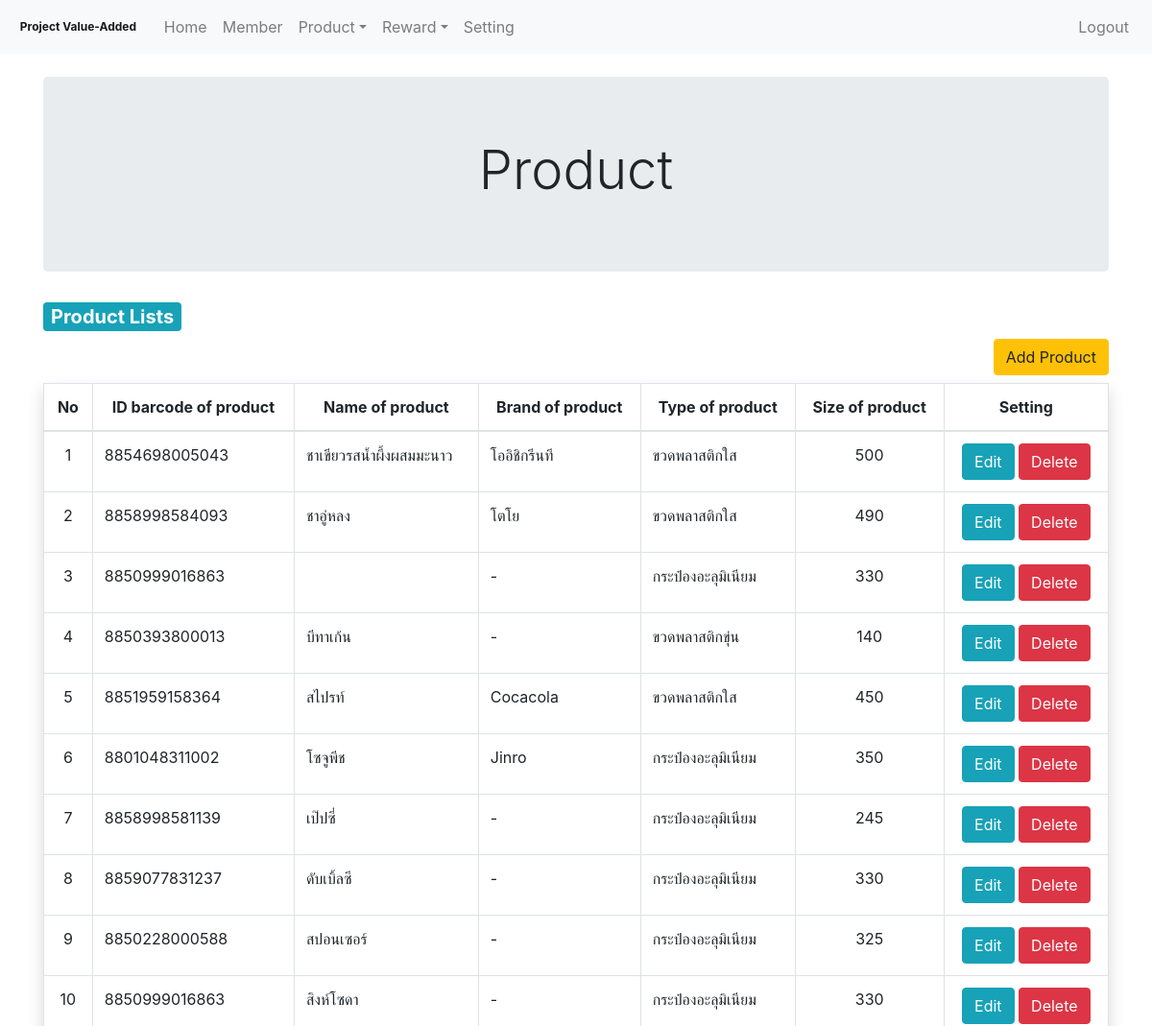
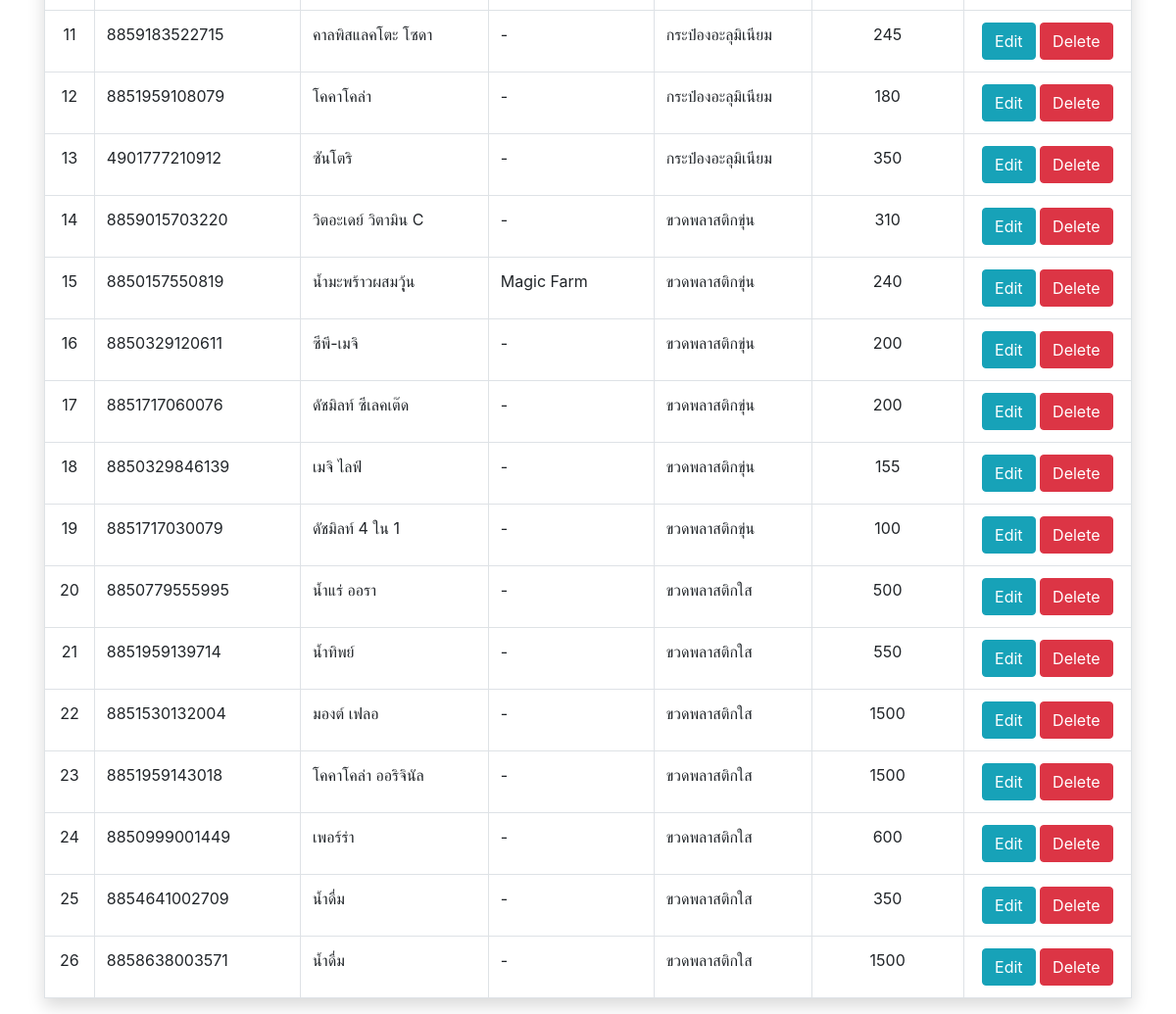
The page /Admin/product.php (signed in) on the database its author committed (2 pictures, top to bottom).
### tables this page shows
CREATE TABLE `product` (
  `id_product` int(20) NOT NULL COMMENT 'primary key',
  `id_barcode_product` varchar(13) NOT NULL,
  `name_product_thai` varchar(255) NOT NULL,
  `name_product_eng` varchar(50) NOT NULL,
  `brand_product` varchar(50) NOT NULL,
  `size_product` varchar(10) NOT NULL,
  `id_type_product` int(10) NOT NULL COMMENT 'foreign key'
);

CREATE TABLE `type_product` (
  `id_type_product` int(11) NOT NULL COMMENT 'primary key',
  `name_eng_type_product` varchar(255) NOT NULL,
  `name_th_type_product` varchar(255) NOT NULL,
  `point_of_type` int(5) NOT NULL
);

### Admin/product.php (called while the page is built, shortened)
<?php
include "./src/component/header.php";
include "./src/component/nev.php";
include "./src/views/product_modal.php";
include "./src/component/footage.php";

### Admin/src/models/product_fetch.php (called while the page is built, shortened)
<?php
require "./../Mysql/Connect.php";
$q_fetch_lists = "SELECT * FROM product INNER JOIN type_product ON product.id_type_product = type_product.id_type_product";
$result_fetch_lists = mysqli_query($dbcon, $q_fetch_lists);

### Admin/src/views/product_modal.php (the view, shortened to what this page needs)
<?php
require './src/models/product_fetch.php';
?>
<div class="container pt-4">
    <div class="row">
        <div class="col-12 text-center">
            <div class="jumbotron">
                <h1 class="display-4">Product</h1>
            </div>
        </div>
    </div>
    <div class="row">
        <div class="col-12">
            <h1 class="badge badge-info" style="font-size: 1.25em;">Product Lists</h1>
        </div>
        <div class="col-12 text-right mb-2">
            <button type="button" class="btn btn-warning" data-toggle="modal" data-target="#modal-product-add">
                Add Product
            </button>
        </div>
        <div class="col-12">
            <table class="table table-bordered shadow">
                <thead>
                    <tr class="text-center">
                        <th scope="col">No</th>
                        <th scope="col">ID barcode of product</th>
                        <th scope="col">Name of product</th>
                        <th scope="col">Brand of product</th>
                        <th scope="col">Type of product</th>
                        <th scope="col">Size of product</th>
                        <th scope="col">Setting</th>
                    </tr>
                </thead>
                <tbody>
                    <?php
                    $No = 0;
                    while ($lists_product = mysqli_fetch_assoc($result_fetch_lists)) {
                        $No = $No + 1;
                    ?>
                        <tr>
                            <td class="text-center"><?php echo ($No) ?></td>
                            <td scope="row"><?php echo $lists_product['id_barcode_product']; ?></td>
                            <td scope="row"><?php echo $lists_product['name_product_thai']; ?></td>
                            <td scope="row"><?php echo $lists_product['brand_product']; ?></td>
                            <td scope="row"><?php echo $lists_product['name_th_type_product']; ?></td>
                            <td scope="row" class="text-center"><?php echo $lists_product['size_product']; ?></td>
                            <td scope="row" class="text-center">
                                <button class="btn btn-info product_edit_modal" id="<?php echo $lists_product['id_product']; ?>">Edit</button>
                                <button class="btn btn-danger product_delete" id="<?php echo $lists_product['id_product']; ?>">Delete</button>
                            </td>
                        </tr>
                    <?php } ?>
                </tbody>
            </table>
        </div>
    </div>
</div>

### Admin/src/css/admin.css (style rules this page uses)
input, button, p { vertical-align: middle; }

### rows shown on the page
product: id_barcode_product "8854698005043", name_product_thai "ชาเขียวรสน้ำผึ้งผสมมะนาว", brand_product "โออิชิกรีนที", id_type_product.name_th_type_product "ขวดพลาสติกใส", size_product "500"
product: id_barcode_product "8858998584093", name_product_thai "ชาอู่หลง", brand_product "โตโย", id_type_product.name_th_type_product "ขวดพลาสติกใส", size_product "490"
product: id_barcode_product "8850999016863", brand_product "-", id_type_product.name_th_type_product "กระป๋องอะลุมิเนียม", size_product "330"
product: id_barcode_product "8850393800013", name_product_thai "บีทาเก้น", brand_product "-", id_type_product.name_th_type_product "ขวดพลาสติกขุ่น", size_product "140"
product: id_barcode_product "8851959158364", name_product_thai "สไปรท์", brand_product "Cocacola", id_type_product.name_th_type_product "ขวดพลาสติกใส", size_product "450"
product: id_barcode_product "8801048311002", name_product_thai "โซจูพีช", brand_product "Jinro", id_type_product.name_th_type_product "กระป๋องอะลุมิเนียม", size_product "350"
product: id_barcode_product "8858998581139", name_product_thai "เป๊ปซี่", brand_product "-", id_type_product.name_th_type_product "กระป๋องอะลุมิเนียม", size_product "245"
product: id_barcode_product "8859077831237", name_product_thai "ดับเบิ้ลซี", brand_product "-", id_type_product.name_th_type_product "กระป๋องอะลุมิเนียม", size_product "330"
product: id_barcode_product "8850228000588", name_product_thai "สปอนเซอร์", brand_product "-", id_type_product.name_th_type_product "กระป๋องอะลุมิเนียม", size_product "325"
product: id_barcode_product "8850999016863", name_product_thai "สิงห์โซดา", brand_product "-", id_type_product.name_th_type_product "กระป๋องอะลุมิเนียม", size_product "330"
product: id_barcode_product "8859183522715", name_product_thai "คาลพิสแลคโตะ โซดา", brand_product "-", id_type_product.name_th_type_product "กระป๋องอะลุมิเนียม", size_product "245"
product: id_barcode_product "8851959108079", name_product_thai "โคคาโคล่า", brand_product "-", id_type_product.name_th_type_product "กระป๋องอะลุมิเนียม", size_product "180"
product: id_barcode_product "4901777210912", name_product_thai "ซันโตริ", brand_product "-", id_type_product.name_th_type_product "กระป๋องอะลุมิเนียม", size_product "350"
product: id_barcode_product "8859015703220", name_product_thai "วิตอะเดย์ วิตามิน C", brand_product "-", id_type_product.name_th_type_product "ขวดพลาสติกขุ่น", size_product "310"
product: id_barcode_product "8850157550819", name_product_thai "น้ำมะพร้าวผสมวุุ้น", brand_product "Magic Farm", id_type_product.name_th_type_product "ขวดพลาสติกขุ่น", size_product "240"
product: id_barcode_product "8850329120611", name_product_thai "ซีพี-เมจิ", brand_product "-", id_type_product.name_th_type_product "ขวดพลาสติกขุ่น", size_product "200"
product: id_barcode_product "8851717060076", name_product_thai "ดัชมิลท์ ซีเลคเต๊ด", brand_product "-", id_type_product.name_th_type_product "ขวดพลาสติกขุ่น", size_product "200"
product: id_barcode_product "8850329846139", name_product_thai "เมจิ ไลฟ์", brand_product "-", id_type_product.name_th_type_product "ขวดพลาสติกขุ่น", size_product "155"
product: id_barcode_product "8851717030079", name_product_thai "ดัชมิลท์ 4 ใน 1", brand_product "-", id_type_product.name_th_type_product "ขวดพลาสติกขุ่น", size_product "100"
product: id_barcode_product "8850779555995", name_product_thai "น้ำแร่ ออรา", brand_product "-", id_type_product.name_th_type_product "ขวดพลาสติกใส", size_product "500"
product: id_barcode_product "8851959139714", name_product_thai "น้ำทิพย์", brand_product "-", id_type_product.name_th_type_product "ขวดพลาสติกใส", size_product "550"
product: id_barcode_product "8851530132004", name_product_thai "มองต์ เฟลอ", brand_product "-", id_type_product.name_th_type_product "ขวดพลาสติกใส", size_product "1500"
product: id_barcode_product "8851959143018", name_product_thai "โคคาโคล่า ออริจินัล", brand_product "-", id_type_product.name_th_type_product "ขวดพลาสติกใส", size_product "1500"
product: id_barcode_product "8850999001449", name_product_thai "เพอร์ร่า", brand_product "-", id_type_product.name_th_type_product "ขวดพลาสติกใส", size_product "600"
product: id_barcode_product "8854641002709", name_product_thai "น้ำดื่ม", brand_product "-", id_type_product.name_th_type_product "ขวดพลาสติกใส", size_product "350"
product: id_barcode_product "8858638003571", name_product_thai "น้ำดื่ม", brand_product "-", id_type_product.name_th_type_product "ขวดพลาสติกใส", size_product "1500"
